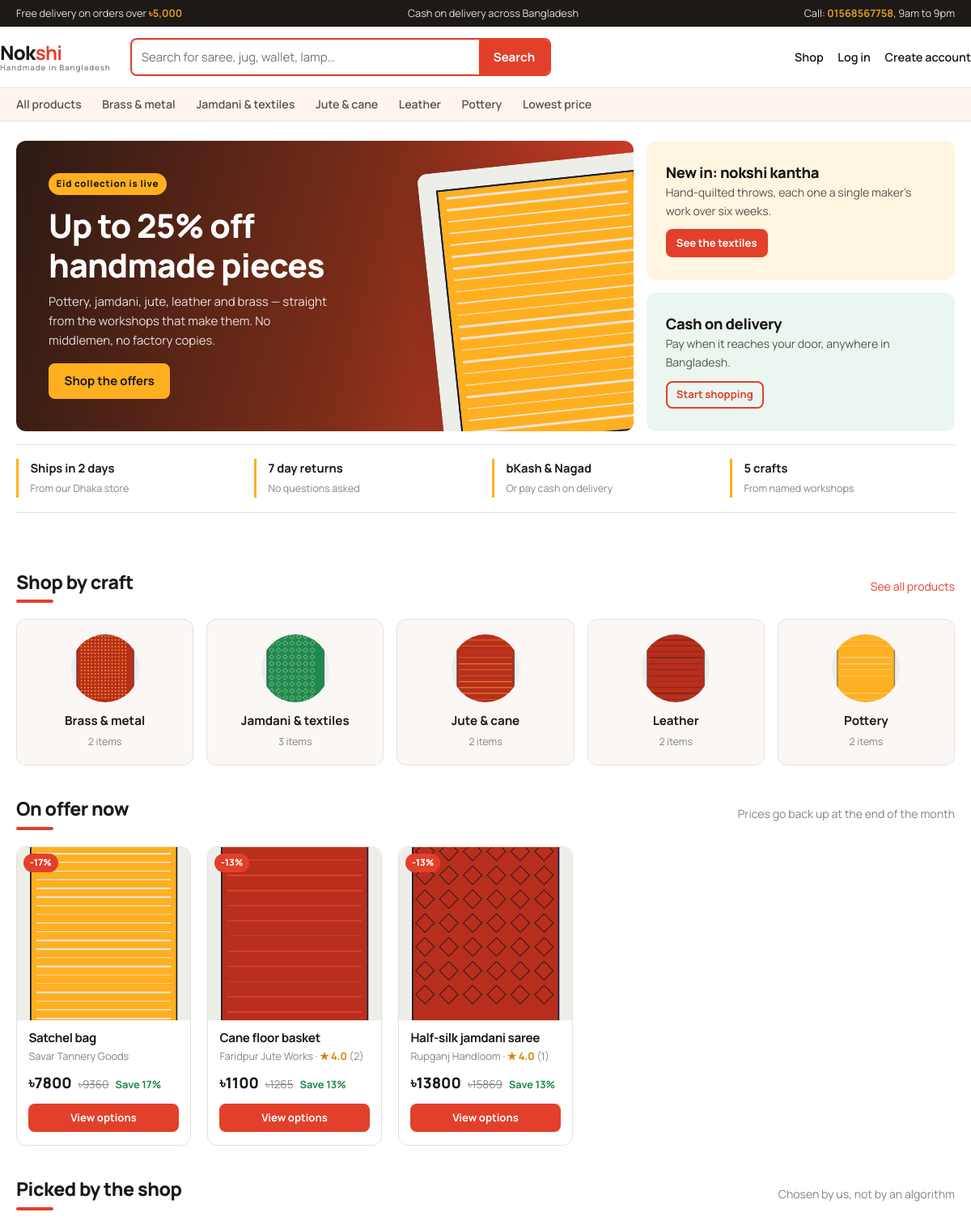
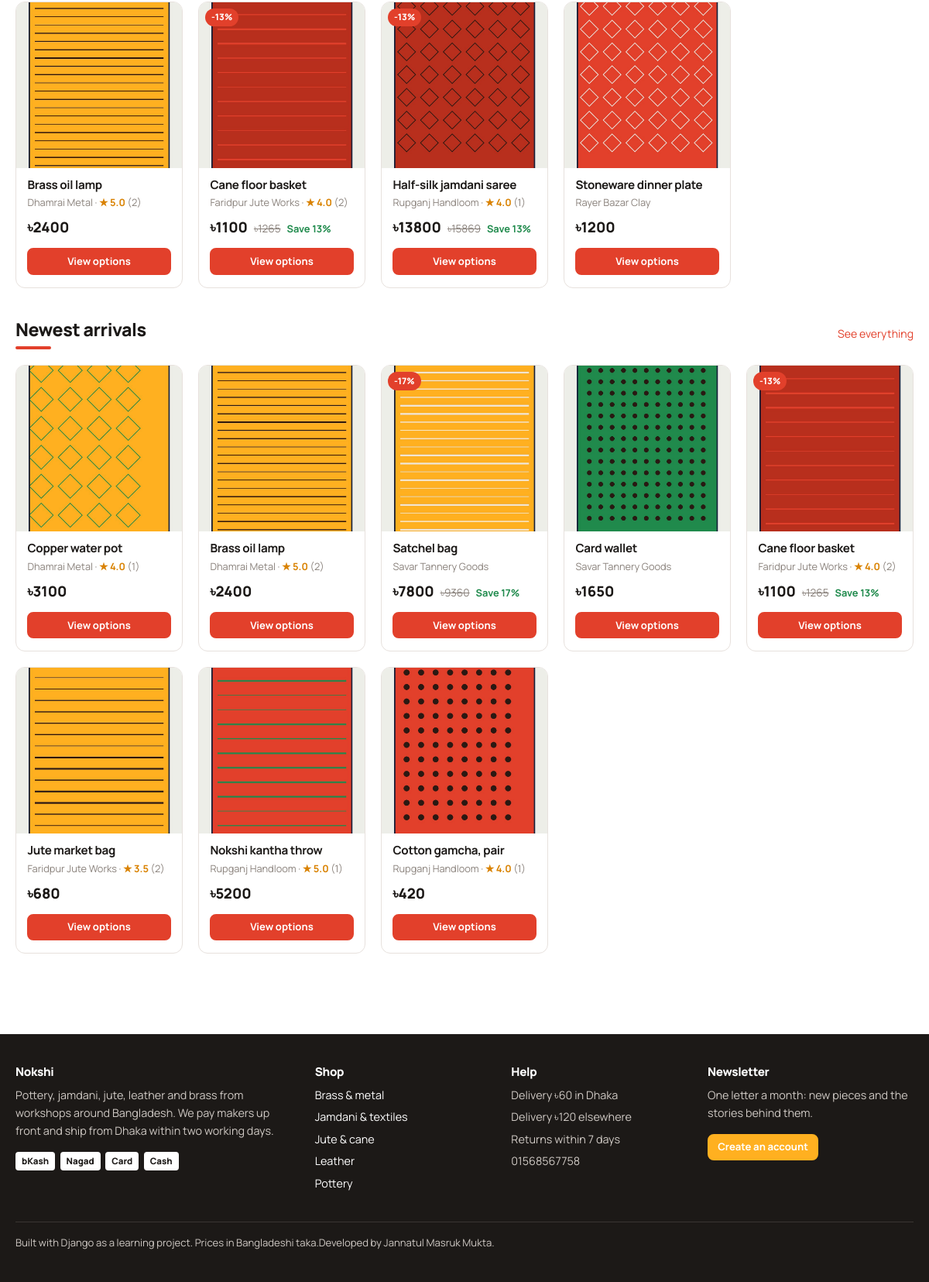
The page / on the database its author committed (2 pictures, top to bottom).
### products/models.py (models this page shows, shortened)
class Category(models.Model):
    name = models.CharField(max_length=120, unique=True)
    slug = models.SlugField(max_length=140, unique=True, blank=True)
    description = models.CharField(max_length=255, blank=True)
    image = models.ImageField(upload_to="categories/", blank=True)
    class Meta:
        verbose_name_plural = "categories"
        ordering = ["name"]
    def get_absolute_url(self):
        return f"{reverse('product_list')}?category={self.slug}"

class Product(models.Model):
    name = models.CharField(max_length=200)
    slug = models.SlugField(max_length=220, unique=True, blank=True)
    description = models.TextField()
    category = models.ForeignKey(Category, on_delete=models.PROTECT, related_name="products")
    brand = models.ForeignKey(Brand, on_delete=models.PROTECT, related_name="products")
    image = models.ImageField(upload_to="products/", blank=True)
    is_featured = models.BooleanField(default=False)
    is_active = models.BooleanField(default=True)
    created_at = models.DateTimeField(auto_now_add=True)
    class Meta:
        ordering = ["-created_at"]
    def get_absolute_url(self):
        return reverse("product_detail", args=[self.slug])
    @property
    def starting_price(self):
        prices = [v.price for v in self.variants.all()]
        return min(prices) if prices else None
    @property
    def compare_at_price(self):
        cheapest = min(self.variants.all(), key=lambda v: v.price, default=None)
        return cheapest.compare_at_price if cheapest else None
    @property
    def discount_percent(self):
        cheapest = min(self.variants.all(), key=lambda v: v.price, default=None)
        return cheapest.discount_percent if cheapest else 0
    @property
    def total_stock(self):
        return sum(v.stock for v in self.variants.all())
    @property
    def in_stock(self):
        return self.total_stock > 0
    @property
    def average_rating(self):
        ratings = [r.rating for r in self.reviews.all()]
        if not ratings:
            return None
        return round(sum(ratings) / len(ratings), 1)

class ProductVariant(models.Model):
    product = models.ForeignKey(Product, on_delete=models.CASCADE, related_name="variants")
    name = models.CharField(max_length=120, help_text="e.g. Indigo / Medium")
    sku = models.CharField(max_length=40, unique=True)
    price = models.DecimalField(max_digits=10, decimal_places=2)
    compare_at_price = models.DecimalField(
        max_digits=10,
        decimal_places=2,
        null=True,
        blank=True,
        help_text="The old price. Leave empty if this item is not on offer.",
    )
    stock = models.PositiveIntegerField(default=0)
    class Meta:
        ordering = ["price"]
        unique_together = ("product", "name")
    @property
    def is_on_offer(self):
        return bool(self.compare_at_price and self.compare_at_price > self.price)
    @property
    def discount_percent(self):
        if not self.is_on_offer:
            return 0
        saved = self.compare_at_price - self.price
        return int(round(saved / self.compare_at_price * 100))

class Brand(models.Model):
    name = models.CharField(max_length=120, unique=True)
    slug = models.SlugField(max_length=140, unique=True, blank=True)
    origin = models.CharField(max_length=120, blank=True, help_text="Where the maker is based")
    class Meta:
        ordering = ["name"]

class Review(models.Model):
    customer = models.ForeignKey(Customer, on_delete=models.CASCADE, related_name="reviews")
    product = models.ForeignKey(Product, on_delete=models.CASCADE, related_name="reviews")
    rating = models.PositiveSmallIntegerField(
        validators=[MinValueValidator(1), MaxValueValidator(5)]
    )
    comment = models.TextField(max_length=1000)
    created_at = models.DateTimeField(auto_now_add=True)
    class Meta:
        unique_together = ("customer", "product")
        ordering = ["-created_at"]

### products/views.py (the view)
# urls.py: path('', views.home, name='home'),
def home(request):
    featured = (
        Product.objects.filter(is_active=True, is_featured=True)
        .select_related("category", "brand")
        .prefetch_related("variants", "reviews")[:6]
    )
    latest = (
        Product.objects.filter(is_active=True)
        .select_related("category", "brand")
        .prefetch_related("variants", "reviews")[:8]
    )
    categories = Category.objects.annotate(product_count=Count("products"))
    on_offer = [
        p
        for p in Product.objects.filter(is_active=True)
        .select_related("category", "brand")
        .prefetch_related("variants", "reviews")
        if p.discount_percent
    ][:5]
    hero_product = next((p for p in on_offer if p.image), None) or next(
        (p for p in latest if p.image), None
    )
    return render(
        request,
        "products/home.html",
        {
            "featured": featured,
            "latest": latest,
            "categories": categories,
            "on_offer": on_offer,
            "hero_product": hero_product,
        },
    )

### products/context_processors.py (called while the page is built, shortened)
def shop_context(request):
    data = {
        'shop_name': settings.SHOP_NAME,
        'shop_tagline': settings.SHOP_TAGLINE,
        'nav_categories': Category.objects.all()[:6],
        'cart_count': 0,
        'unread_notifications': 0,
        'is_subscribed': False,
    }
    return data

### products/templates/products/home.html (shortened to what this page needs)
{% extends "base.html" %}
{% block hero %}
<section class="hero">
  <div class="shell hero-inner">
    <div class="banner banner-main">
      <span class="banner-kicker">Eid collection is live</span>
      <h1>Up to 25% off handmade pieces</h1>
      <p>Pottery, jamdani, jute, leather and brass — straight from the workshops that make them. No middlemen, no factory copies.</p>
      <a class="btn btn-accent" href="{% url 'product_list' %}">Shop the offers</a>
      {% if hero_product and hero_product.image %}
        <img class="banner-art" src="{{ hero_product.image.url }}" alt="{{ hero_product.name }}">
      {% endif %}
    </div>
    <div class="hero-side-stack">
      <div class="banner banner-side banner-amber">
        <h3>New in: nokshi kantha</h3>
        <p>Hand-quilted throws, each one a single maker's work over six weeks.</p>
        <a class="btn btn-small" href="{% url 'product_list' %}?category=jamdani-textiles">See the textiles</a>
      </div>
      <div class="banner banner-side banner-mint">
        <h3>Cash on delivery</h3>
        <p>Pay when it reaches your door, anywhere in Bangladesh.</p>
        <a class="btn btn-small btn-quiet" href="{% url 'product_list' %}">Start shopping</a>
      </div>
    </div>
  </div>
  <div class="shell">
    <div class="trust">
      <div><strong>Ships in 2 days</strong><small>From our Dhaka store</small></div>
      <div><strong>7 day returns</strong><small>No questions asked</small></div>
      <div><strong>bKash &amp; Nagad</strong><small>Or pay cash on delivery</small></div>
      <div><strong>{{ categories|length }} crafts</strong><small>From named workshops</small></div>
    </div>
  </div>
</section>
{% endblock %}
{% block content %}
  <div class="section-head">
    <h2>Shop by craft</h2>
    <p><a href="{% url 'product_list' %}">See all products</a></p>
  </div>
  <div class="tiles">
    {% for category in categories %}
      <a class="tile" href="{{ category.get_absolute_url }}">
        {% if category.image %}
          <img src="{{ category.image.url }}" alt="{{ category.name }}">
        {% else %}
          <div class="tile-fallback">{{ category.name|first }}</div>
        {% endif %}
        <strong>{{ category.name }}</strong>
        <small>{{ category.product_count }} item{{ category.product_count|pluralize }}</small>
      </a>
    {% endfor %}
  </div>
  {% if on_offer %}
    <div class="section-head">
      <h2>On offer now</h2>
      <p>Prices go back up at the end of the month</p>
    </div>
    <div class="grid">
      {% for product in on_offer %}{% include "products/_card.html" %}{% endfor %}
    </div>
  {% endif %}
  {% if featured %}
    <div class="section-head">
      <h2>Picked by the shop</h2>
      <p>Chosen by us, not by an algorithm</p>
    </div>
    <div class="grid">
      {% for product in featured %}{% include "products/_card.html" %}{% endfor %}
    </div>
  {% endif %}
  <div class="section-head">
    <h2>Newest arrivals</h2>
    <p><a href="{% url 'product_list' %}">See everything</a></p>
  </div>
  {% if latest %}
    <div class="grid">
      {% for product in latest %}{% include "products/_card.html" %}{% endfor %}
    </div>
  {% else %}
    <div class="empty-state">
      <h2>The shelves are empty</h2>
      <p>Run <code>python manage.py seed_data</code> to fill the shop with sample stock.</p>
    </div>
  {% endif %}
{% endblock %}

### products/templates/base.html (shortened to what this page needs)
{% load static %}<!DOCTYPE html>
<html lang="en">
<head>
  <link rel="stylesheet" href="{% static 'css/style.css' %}">
</head>
<body>
<div class="ticker">
  <div class="shell">
    <span>Free delivery on orders over <strong>৳5,000</strong></span>
    <span>Cash on delivery across Bangladesh</span>
    <span>Call: <strong>01568567758</strong>, 9am to 9pm</span>
  </div>
</div>
<header class="masthead">
  <div class="shell masthead-inner">
    <a class="wordmark" href="{% url 'home' %}">Nok<b>shi</b><span>{{ shop_tagline }}</span></a>
    <form class="header-search" method="get" action="{% url 'product_list' %}" role="search">
      <input type="search" name="q" placeholder="Search for saree, jug, wallet, lamp…" aria-label="Search products">
      <button type="submit">Search</button>
    </form>
    <nav>
      <a href="{% url 'product_list' %}">Shop</a>
      {% if user.is_authenticated %}
        <a href="{% url 'wishlist' %}">Saved</a>
        <a href="{% url 'order_list' %}">Orders</a>
        <a href="{% url 'notifications' %}">Alerts{% if unread_notifications %}<span class="pill">{{ unread_notifications }}</span>{% endif %}</a>
        <a href="{% url 'cart_detail' %}">Bag{% if cart_count %}<span class="pill">{{ cart_count }}</span>{% endif %}</a>
        <a href="{% url 'profile' %}">{{ user.first_name|default:user.username }}</a>
        <form method="post" action="{% url 'logout' %}" style="display:inline">
          {% csrf_token %}
          <button type="submit" class="linkish" style="text-decoration:none">Log out</button>
        </form>
      {% else %}
        <a href="{% url 'login' %}">Log in</a>
        <a class="btn btn-small" href="{% url 'signup' %}">Create account</a>
      {% endif %}
    </nav>
  </div>
</header>
{% if nav_categories %}
<div class="subnav">
  <div class="shell">
    <a href="{% url 'product_list' %}">All products</a>
    {% for category in nav_categories %}
      <a href="{{ category.get_absolute_url }}">{{ category.name }}</a>
    {% endfor %}
    <a href="{% url 'product_list' %}?sort=price_low">Lowest price</a>
  </div>
</div>
{% endif %}
{% block hero %}{% endblock %}
<main>
  <div class="shell">
    {% block content %}{% endblock %}
  </div>
</main>
<footer class="footer">
  <div class="shell">
    <div class="footer-grid">
      <div>
        <h4>{{ shop_name }}</h4>
        <p>Pottery, jamdani, jute, leather and brass from workshops around Bangladesh. We pay makers up front and ship from Dhaka within two working days.</p>
        <div class="pay-row">
          <span>bKash</span><span>Nagad</span><span>Card</span><span>Cash</span>
        </div>
      </div>
      <div>
        <h4>Shop</h4>
        <ul>
          {% for category in nav_categories %}
            <li><a href="{{ category.get_absolute_url }}">{{ category.name }}</a></li>
          {% endfor %}
        </ul>
      </div>
      <div>
        <h4>Help</h4>
        <ul>
          <li>Delivery ৳60 in Dhaka</li>
          <li>Delivery ৳120 elsewhere</li>
          <li>Returns within 7 days</li>
          <li>01568567758</li>
        </ul>
      </div>
      <div>
        <h4>Newsletter</h4>
        <p>One letter a month: new pieces and the stories behind them.</p>
        {% if user.is_authenticated %}
          <form method="post" action="{% url 'toggle_subscription' %}">
            {% csrf_token %}
            <input type="hidden" name="next" value="{{ request.path }}">
            {% if is_subscribed %}
              <button type="submit" class="btn btn-small btn-danger" style="color:#fff;border-color:#fff">Stop the newsletter</button>
            {% else %}
              <button type="submit" class="btn btn-small btn-accent">Sign me up</button>
            {% endif %}
          </form>
        {% else %}
          <a class="btn btn-small btn-accent" href="{% url 'signup' %}">Create an account</a>
        {% endif %}
      </div>
    </div>
    <p class="colophon">Built with Django as a learning project. Prices in Bangladeshi taka.Developed by Jannatul Masruk Mukta.</p>
  </div>
</footer>
</body>
</html>

### products/templates/products/_card.html (shortened to what this page needs)
<article class="product">
  <div class="product-figure{% if not product.image %} empty{% endif %}">
    {% if product.image %}
      <a href="{{ product.get_absolute_url }}"><img src="{{ product.image.url }}" alt="{{ product.name }}"></a>
    {% else %}
      {{ product.name|first }}
    {% endif %}
    {% if product.discount_percent %}<span class="badge">-{{ product.discount_percent }}%</span>{% endif %}
  </div>
  <div class="product-body">
    <h3><a href="{{ product.get_absolute_url }}">{{ product.name }}</a></h3>
    <div class="maker">
      {{ product.brand.name }}
      {% if product.average_rating %}&middot; <span class="rating">★ {{ product.average_rating }}</span> ({{ product.reviews.count }}){% endif %}
    </div>
    <div class="price-row">
      <span class="price">৳{{ product.starting_price|floatformat:0|default:"—" }}</span>
      {% if product.discount_percent %}
        <span class="price-was">৳{{ product.compare_at_price|floatformat:0 }}</span>
        <span class="price-off">Save {{ product.discount_percent }}%</span>
      {% endif %}
    </div>
    <a class="btn btn-small" href="{{ product.get_absolute_url }}">View options</a>
  </div>
</article>

### rows shown on the page
Category: name "Brass & metal", image (picture), product_count "2"
Category: name "Jamdani & textiles", image (picture), product_count "3"
Category: name "Jute & cane", image (picture), product_count "2"
Category: name "Leather", image (picture), product_count "2"
Category: name "Pottery", image (picture), product_count "2"
Product: image (picture), discount_percent "17", name "Satchel bag", brand.name "Savar Tannery Goods", starting_price "7800", compare_at_price "9360"
Product: image (picture), discount_percent "13", name "Cane floor basket", brand.name "Faridpur Jute Works", average_rating "4.0", reviews.count "2", starting_price "1100", compare_at_price "1265"
Product: image (picture), discount_percent "13", name "Half-silk jamdani saree", brand.name "Rupganj Handloom", average_rating "4.0", reviews.count "1", starting_price "13800", compare_at_price "15869"
Product: image (picture), name "Brass oil lamp", brand.name "Dhamrai Metal", average_rating "5.0", reviews.count "2", starting_price "2400"
Product: image (picture), name "Stoneware dinner plate", brand.name "Rayer Bazar Clay", starting_price "1200"
Product: image (picture), name "Copper water pot", brand.name "Dhamrai Metal", average_rating "4.0", reviews.count "1", starting_price "3100"
Product: image (picture), name "Card wallet", brand.name "Savar Tannery Goods", starting_price "1650"
Product: image (picture), name "Jute market bag", brand.name "Faridpur Jute Works", average_rating "3.5", reviews.count "2", starting_price "680"
Product: image (picture), name "Nokshi kantha throw", brand.name "Rupganj Handloom", average_rating "5.0", reviews.count "1", starting_price "5200"
Product: image (picture), name "Cotton gamcha, pair", brand.name "Rupganj Handloom", average_rating "4.0", reviews.count "1", starting_price "420"

### other values the page prints
{{ shop_tagline }} "Handmade in Bangladesh"
{{ categories|length }} "5"
{{ shop_name }} "Nokshi"
